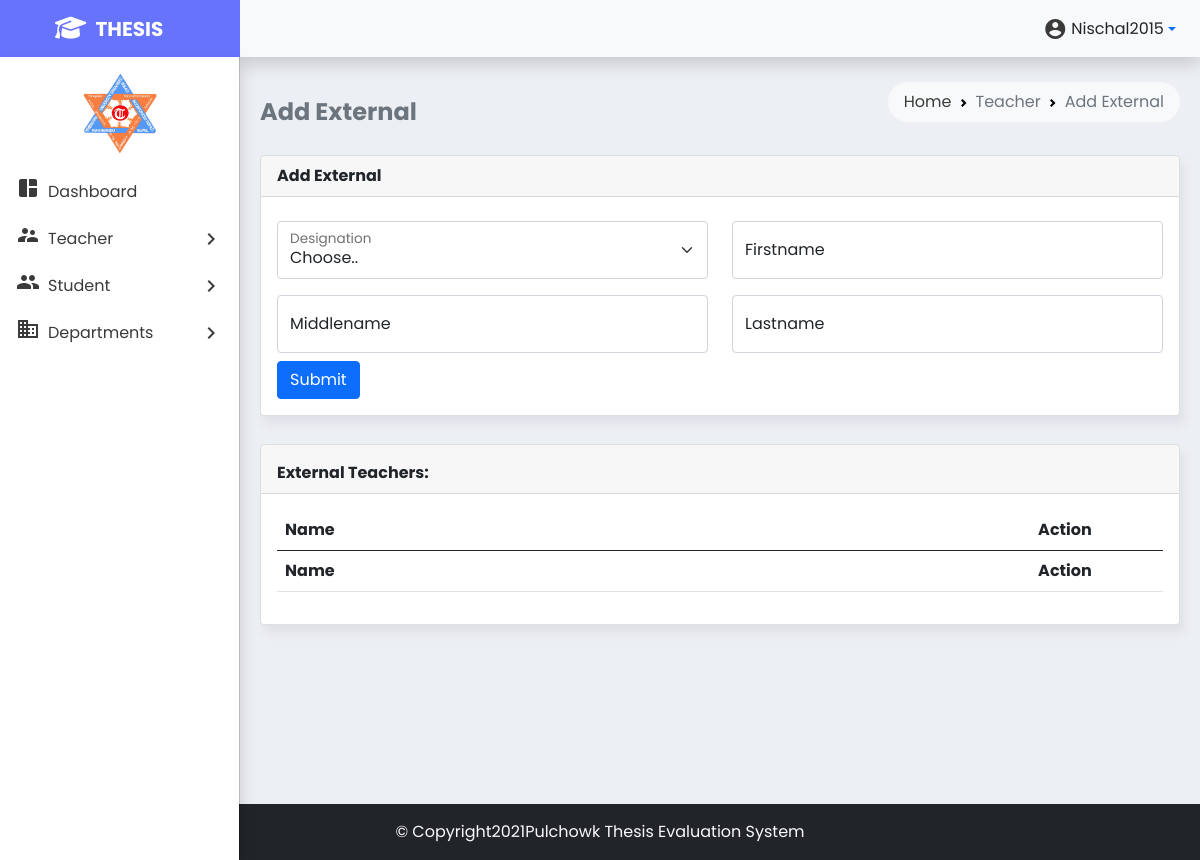
/addExternal.php (signed in), run on an earlier commit of the app's database.
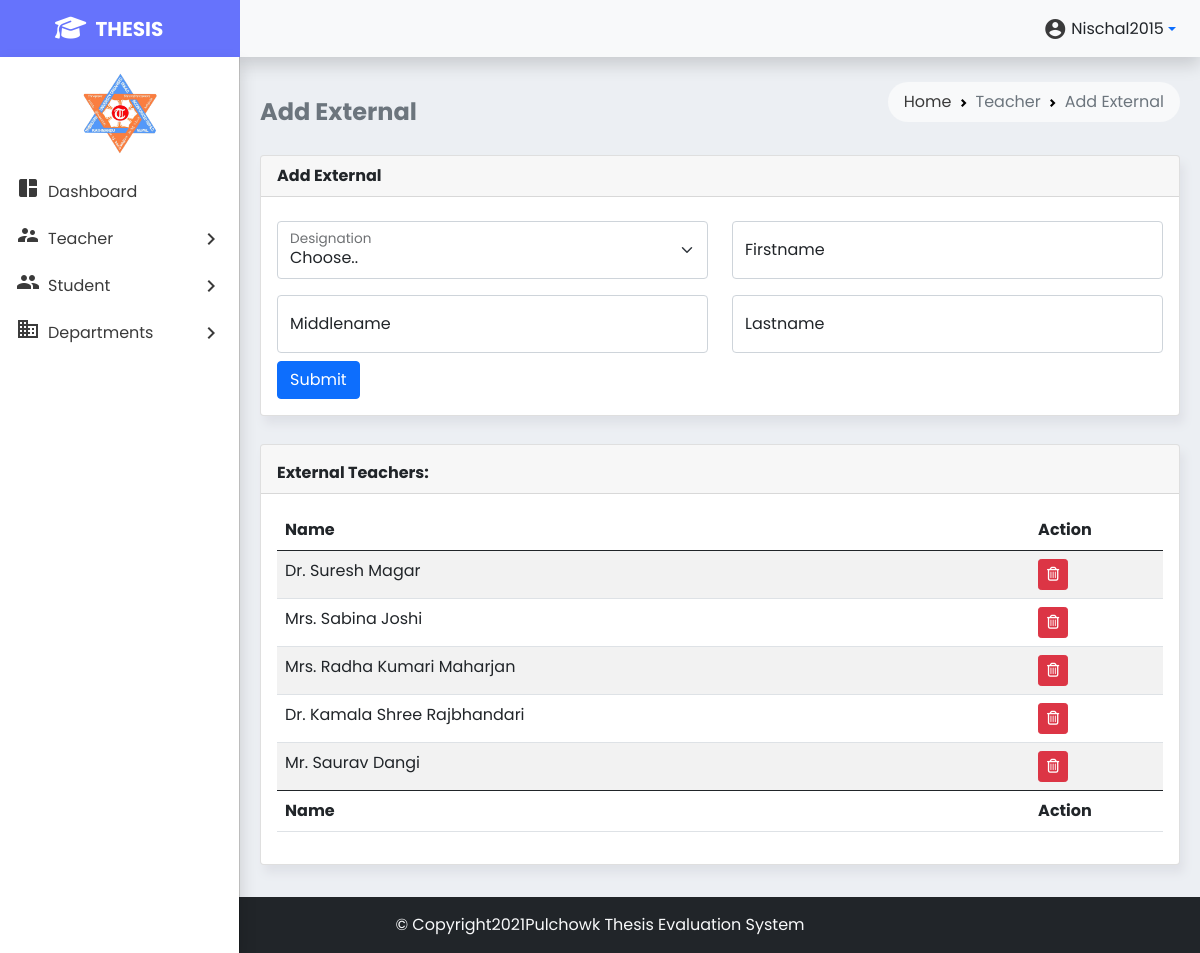
And on a later commit of the database.
### tables this page shows
CREATE TABLE `ext_teacher` (
  `external_id` int(10) NOT NULL,
  `external_fname` varchar(20) NOT NULL,
  `external_mname` varchar(20) NOT NULL,
  `external_lname` varchar(20) NOT NULL,
  `external_post` varchar(5) NOT NULL
);

### addExternal.php (the view, shortened to what the changed rows need)
<!doctype html>
<html lang="en">
<head>
    <link href="https://cdn.jsdelivr.net/npm/bootstrap@5.0.2/dist/css/bootstrap.min.css" rel="stylesheet"
>
    <link href="https://cdn.datatables.net/1.10.25/css/dataTables.bootstrap5.min.css" rel="stylesheet">
    <link href="styles/style.min.css" rel="stylesheet">
</head>
<body>
        <?php include 'partials/_dbconnect.php'; ?>
    <main class="mt-1 p-2" style="min-height:800px">
        <div class="container-fluid">
            <div class="row">
                <div class="col-md-12">
                    <div class="mt-1 card mb-4">
                        <div class="card-body">
                            <div class="table-responsive">
                                <table class="table table-hover table-striped" id="external-list" style="width:100%">
                                    <colgroup>
                                    </colgroup>
                                    <thead>
                                        <tr>
                                            <th>Name</th>
                                            <th>Action</th>
                                        </tr>
                                    </thead>
                                    <tbody><?php $sql="SELECT * from `ext_teacher`";$result=mysqli_query($conn,$sql);while($row=mysqli_fetch_assoc($result)){echo '
                <tr>
                <td>'.$row['external_post'].' '.$row['external_fname'].' '.$row['external_mname'].' '.$row['external_lname'].'</td>
                <td>
                <button type="button" class="delete btn btn-danger btn-sm" id="'.$row['external_id'].'" data-bs-toggle="tooltip" data-bs-placement="bottom" title="Delete"><i class="fa fa-trash-o"></i>
                </button>
                </td>
                </tr>';} ?></tbody>
                                    <tfoot>
                                        <tr>
                                            <th>Name</th>
                                            <th>Action</th>
                                        </tr>
                                    </tfoot>
                                </table>
                            </div>
                        </div>
                    </div>
                </div>
            </div>
        </div>
    </main>
</body>
</html>

What changed in the data, as far as the page shows it:
added ext_teacher: external_post "Dr.", external_fname "Suresh", external_lname "Magar"
added ext_teacher: external_post "Mrs.", external_fname "Sabina", external_lname "Joshi"
added ext_teacher: external_post "Mrs.", external_fname "Radha", external_mname "Kumari", external_lname "Maharjan"
added ext_teacher: external_post "Dr.", external_fname "Kamala", external_mname "Shree", external_lname "Rajbhandari"
added ext_teacher: external_post "Mr.", external_fname "Saurav", external_lname "Dangi"
